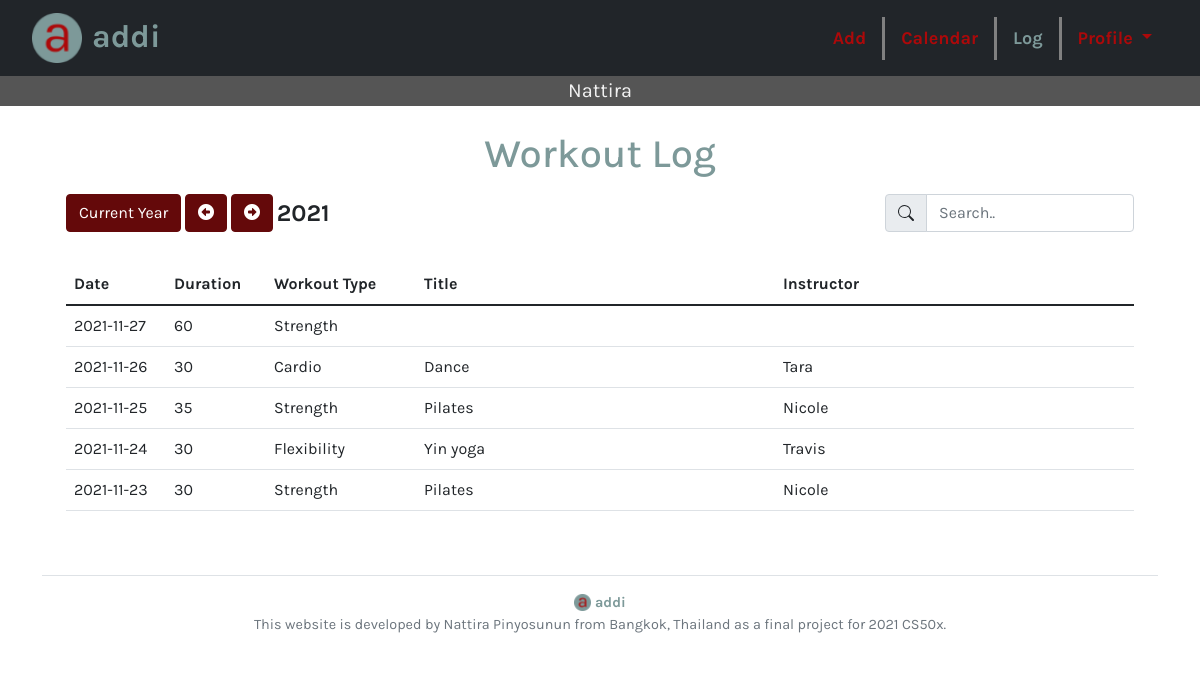
Before: /log/2021 (signed in) with the older database file.
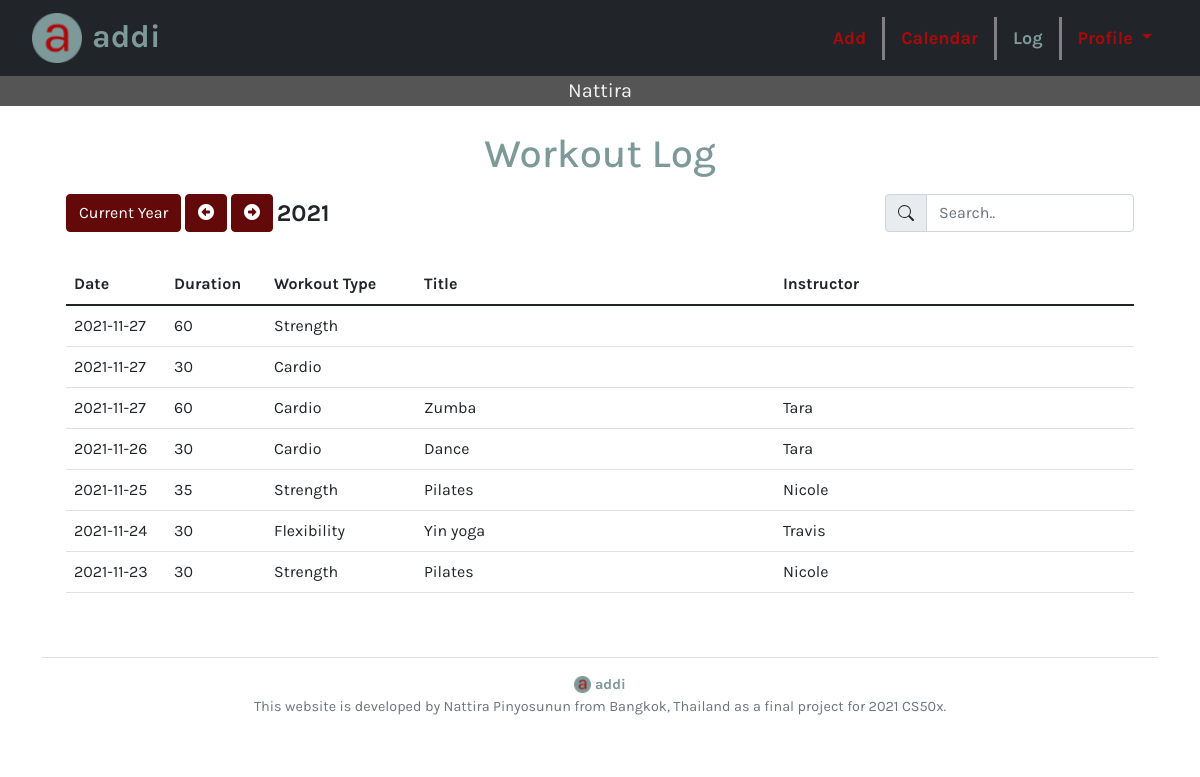
After: the same page with the newer database file.
### tables this page shows
CREATE TABLE workouts (id INTEGER PRIMARY KEY, user_id INTEGER REFERENCES users (id), date DATE NOT NULL, duration INTEGER NOT NULL, workout_type TEXT NOT NULL, title TEXT, instructor TEXT);

### app.py (the view)
@app.route("/log")
@app.route("/log/<int:year>")
@login_required
def log(year=None):
    if year is None:
        year = datetime.now().year
    print(year)
    db = get_db()
    workouts = db.execute("SELECT * FROM workouts WHERE user_id = ? AND strftime('%Y', date) = ? ORDER BY date DESC", (session["user_id"], str(year)))
    return render_template("log.html", workouts=workouts, year=year)

### app.py (called while the page is built)
@app.after_request
def after_request(response):
    response.headers["Cache-Control"] = "no-cache, no-store, must-revalidate"
    response.headers["Expires"] = 0
    response.headers["Pragma"] = "no-cache"
    return response

@app.teardown_appcontext
def teardown_db(exception):
    close_db()

### db.py (called while the page is built)
def dict_factory(cursor, row):
    d = {}
    for idx, col in enumerate(cursor.description):
        d[col[0]] = row[idx]
    return d

def get_db():
    if 'db' not in g:
        g.db = sqlite3.connect(
            'addi.db',
            detect_types=sqlite3.PARSE_DECLTYPES
        )
        g.db.row_factory = dict_factory
    return g.db

### helpers.py (called while the page is built)
def login_required(f):
    @wraps(f)
    def decorated_function(*args, **kwargs):
        if session.get("user_id") is None:
            return redirect("/signin")
        return f(*args, **kwargs)
    return decorated_function

### templates/log.html (shortened to what this page needs)
{% extends "layout.html" %}
{% block main %}
    <h1 class="green text-center mb-3">Workout Log</h1>
    <div class="col-sm-12">
        <div class="row mb-3">
            <div class="col-sm-9">
                <a href="/log" class="btn btn-primary">Current Year</a>
                <a href="/log/{{ year - 1 }}" class="btn btn-primary"><i class="fa-solid fa-circle-left"></i></a>
                <a href="/log/{{ year + 1 }}" class="btn btn-primary"><i class="fa-solid fa-circle-right"></i></a>
                <span class="subheader align-middle">{{ year }}</span>
            </div>
            <div class="col-sm-3">
                <div class="input-group mb-3">
                    <span class="input-group-text">
                    </span>
                    <input id="myInput" type="text" placeholder="Search.." class="form-control" autofocus>
                </div>
            </div>
        </div>
        <table class="table fixed">
            <thead>
            <tr>
                <th class="smallCol">Date</th>
                <th class="smallCol">Duration</th>
                <th class="middleCol">Workout Type</th>
                <th>Title</th>
                <th>Instructor</th>
            </tr>
            </thead>
            <tbody id='myTable'>
                {% for workout in workouts %}
                <tr>
                    <td>{{ workout['date'] }}</td>
                    <td>{{ workout['duration'] }}</td>
                    <td>{{ workout['workout_type'] }}</td>
                    <td>{{ workout['title'] }}</td>
                    <td>{{ workout['instructor'] }}</td>
                </tr>
                {% endfor %}
            </tbody>
        </table>
    </div>
{% endblock %}

### templates/layout.html (shortened to what this page needs)
<!DOCTYPE html>
<html lang="en">
    <head>
        <link href="https://cdn.jsdelivr.net/npm/bootstrap@5.1.3/dist/css/bootstrap.min.css" rel="stylesheet">
        <link rel="stylesheet" type="text/css" href="https://uicdn.toast.com/tui-calendar/latest/tui-calendar.css" />
        <link rel="stylesheet" type="text/css" href="https://uicdn.toast.com/tui.date-picker/latest/tui-date-picker.css" />
        <link rel="stylesheet" type="text/css" href="https://uicdn.toast.com/tui.time-picker/latest/tui-time-picker.css" />
        <link href="/static/fontawesome/css/all.min.css" rel="stylesheet">
        <link href="/static/styles.css" rel="stylesheet">
    </head>
    <body>
        <header>
            <nav id="myHeader" class="navbar navbar-expand-lg navbar-dark bg-dark">
                <div class="container-fluid">
                    <a id="brand" class="navbar-brand" href="/">
                        <img src="/static/favicon/favicon.ico" alt="logo" width="50" height="50" class="d-inline-block align-text-bottom">
                        <span class="brand green">addi</span>
                    </a>
                    <div id="menu">
                        {% if session.user_id %}
                            <ul class="nav justify-content-end">
                                <li class="nav-item"><a class="nav-link {{ 'active' if request.endpoint == 'add'}}" href="/add">Add</a></li>
                                <li class="nav-item"><a class="nav-link {{ 'active' if request.endpoint == 'calendar'}}" href="/calendar">Calendar</a></li>
                                <li class="nav-item"><a class="nav-link {{ 'active' if request.endpoint == 'log'}}" href="/log">Log</a></li>
                                <li class="nav-item dropdown">
                                    <a class="nav-link dropdown-toggle {{ 'active' if request.endpoint == 'profile'}}" href="/profile" id="navbarDropdown" role="button" data-bs-toggle="dropdown" aria-expanded="false">
                                        Profile
                                    </a>
                                </li>
                            </ul>
                        {% else %}
                            <ul class="nav justify-content-end">
                                <li class="nav-item"><a class="nav-link {{ 'active' if request.endpoint == 'signin'}}" href="/signin">Sign In</a></li>
                                <li class="nav-item"><a class="nav-link {{ 'active' if request.endpoint == 'register'}}}}" href="/register">Register</a></li>
                            </ul>
                        {% endif %}
                    </div>
                </div>
              </nav>
            {% if session.user_username %}
            <div class="text-center usersName">
                {{session['user_username']}}
            </div>
            {% endif %}
        </header>
        <main class="container p-4">
            <div class="container">
                <div class="row center justify-content-md-center">
                    {% block main %}{% endblock %}
                </div>
            </div>
        </main>
        <div class="container">
            <footer class="py-3 my-4 border-top">
                <div class="text-center text-muted">
                    <a href="/">
                    <img src="/static/favicon/favicon-16x16.png" class="d-inline-block align-text-top" alt="logo" width="17" height="17" ></img>
                    <span class="green">addi</span>
                    </a>
                    <p>This website is developed by Nattira Pinyosunun from Bangkok, Thailand as a final project for 2021 CS50x.</p>
                </div>
            </footer>
        </div>
    </body>
</html>

### static/styles.css (style rules this page uses)
nav .green, .navbar-light .navbar-brand, .green { color: #7d9999; }
nav .navbar-brand { font-size: xx-large; display: flex; }
nav { font-weight: 500; font-size: large; padding: 10px 20px; z-index: 1000; }
.nav-link, a, .red { text-decoration: none; color: #AC090A; font-weight: 700; }
nav .active { color: #7d9999; }
.brand { margin-left: 10px; }
.nav-item { border-right: solid grey; }
.nav-item:last-child { border-right: 0; }
body { font-size: 100%; font-family: 'Karla', sans-serif; font-weight: 400; }
main { overflow-x: auto; }
footer { font-size: 90%; }
.btn-primary { color: white; background-color: #64090A; border-color: #64090A; }
header ul { margin-top: 0rem; margin-bottom: 0rem; }
.usersName { background: #555; color: #f1f1f1; font-size: 1.25rem; }
.subheader { font-weight: bold; font-size: 1.5rem; }
table.fixed { table-layout:fixed; }
table.fixed td { overflow: hidden; }
.row>* { max-width: 100%; }
.smallCol { width: 100px; }
.middleCol { width: 150px; }

Changed rows visible on the page:
added workouts: date "2021-11-27", duration "30", workout_type "Cardio"
added workouts: date "2021-11-27", duration "60", workout_type "Cardio", title "Zumba", instructor "Tara"
